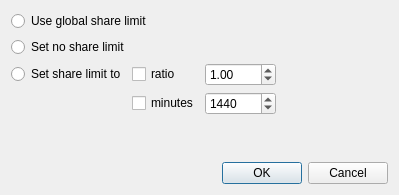
<?xml version="1.0" encoding="UTF-8"?>
<ui version="4.0">
 <class>UpDownRatioDlg</class>
 <widget class="QDialog" name="UpDownRatioDlg">
  <property name="geometry">
   <rect>
    <x>0</x>
    <y>0</y>
    <width>399</width>
    <height>195</height>
   </rect>
  </property>
  <property name="windowTitle">
   <string>Torrent Upload/Download Ratio Limiting</string>
  </property>
  <layout class="QVBoxLayout" name="verticalLayout">
   <item>
    <widget class="QRadioButton" name="useDefaultButton">
     <property name="text">
      <string>Use global share limit</string>
     </property>
     <attribute name="buttonGroup">
      <string>buttonGroup</string>
     </attribute>
    </widget>
   </item>
   <item>
    <widget class="QRadioButton" name="noLimitButton">
     <property name="text">
      <string>Set no share limit</string>
     </property>
     <attribute name="buttonGroup">
      <string>buttonGroup</string>
     </attribute>
    </widget>
   </item>
   <item>
    <layout class="QGridLayout" name="gridLayout">
     <item row="0" column="0">
      <widget class="QRadioButton" name="torrentLimitButton">
       <property name="text">
        <string>Set share limit to</string>
       </property>
       <attribute name="buttonGroup">
        <string>buttonGroup</string>
       </attribute>
      </widget>
     </item>
     <item row="0" column="2">
      <widget class="QDoubleSpinBox" name="ratioSpinBox">
       <property name="maximum">
        <double>9998.000000000000000</double>
       </property>
       <property name="singleStep">
        <double>0.050000000000000</double>
       </property>
       <property name="value">
        <double>1.000000000000000</double>
       </property>
      </widget>
     </item>
     <item row="2" column="2">
      <widget class="QSpinBox" name="timeSpinBox">
       <property name="sizePolicy">
        <sizepolicy hsizetype="Minimum" vsizetype="Fixed">
         <horstretch>0</horstretch>
         <verstretch>0</verstretch>
        </sizepolicy>
       </property>
       <property name="maximum">
        <number>525600</number>
       </property>
       <property name="value">
        <number>1440</number>
       </property>
      </widget>
     </item>
     <item row="2" column="3">
      <spacer name="horizontalSpacer">
       <property name="orientation">
        <enum>Qt::Horizontal</enum>
       </property>
       <property name="sizeHint" stdset="0">
        <size>
         <width>40</width>
         <height>20</height>
        </size>
       </property>
      </spacer>
     </item>
     <item row="0" column="1">
      <widget class="QCheckBox" name="checkMaxRatio">
       <property name="text">
        <string>ratio</string>
       </property>
      </widget>
     </item>
     <item row="2" column="1">
      <widget class="QCheckBox" name="checkMaxTime">
       <property name="text">
        <string>minutes</string>
       </property>
      </widget>
     </item>
    </layout>
   </item>
   <item>
    <spacer name="verticalSpacer">
     <property name="orientation">
      <enum>Qt::Vertical</enum>
     </property>
     <property name="sizeHint" stdset="0">
      <size>
       <width>20</width>
       <height>40</height>
      </size>
     </property>
    </spacer>
   </item>
   <item>
    <widget class="QDialogButtonBox" name="buttonBox">
     <property name="orientation">
      <enum>Qt::Horizontal</enum>
     </property>
     <property name="standardButtons">
      <set>QDialogButtonBox::Cancel|QDialogButtonBox::Ok</set>
     </property>
    </widget>
   </item>
  </layout>
 </widget>
 <resources/>
 <connections>
  <connection>
   <sender>buttonBox</sender>
   <signal>accepted()</signal>
   <receiver>UpDownRatioDlg</receiver>
   <slot>accept()</slot>
   <hints>
    <hint type="sourcelabel">
     <x>248</x>
     <y>254</y>
    </hint>
    <hint type="destinationlabel">
     <x>157</x>
     <y>274</y>
    </hint>
   </hints>
  </connection>
  <connection>
   <sender>buttonBox</sender>
   <signal>rejected()</signal>
   <receiver>UpDownRatioDlg</receiver>
   <slot>reject()</slot>
   <hints>
    <hint type="sourcelabel">
     <x>316</x>
     <y>260</y>
    </hint>
    <hint type="destinationlabel">
     <x>286</x>
     <y>274</y>
    </hint>
   </hints>
  </connection>
 </connections>
 <buttongroups>
  <buttongroup name="shareButtonGroup"/>
  <buttongroup name="buttonGroup"/>
 </buttongroups>
</ui>
